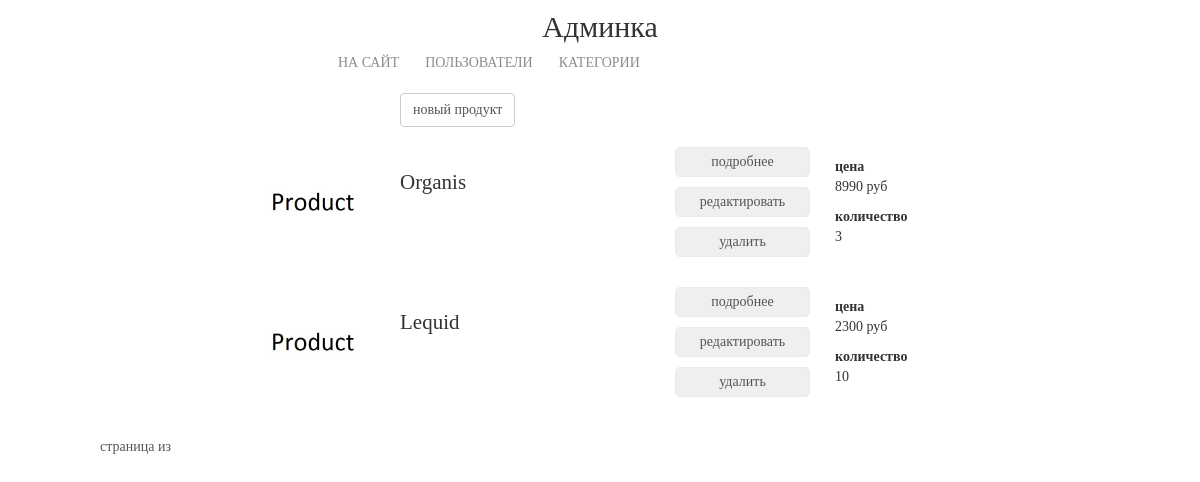
Page /my/admin/category/4/products_list/4/ (signed in) on the earlier database version.
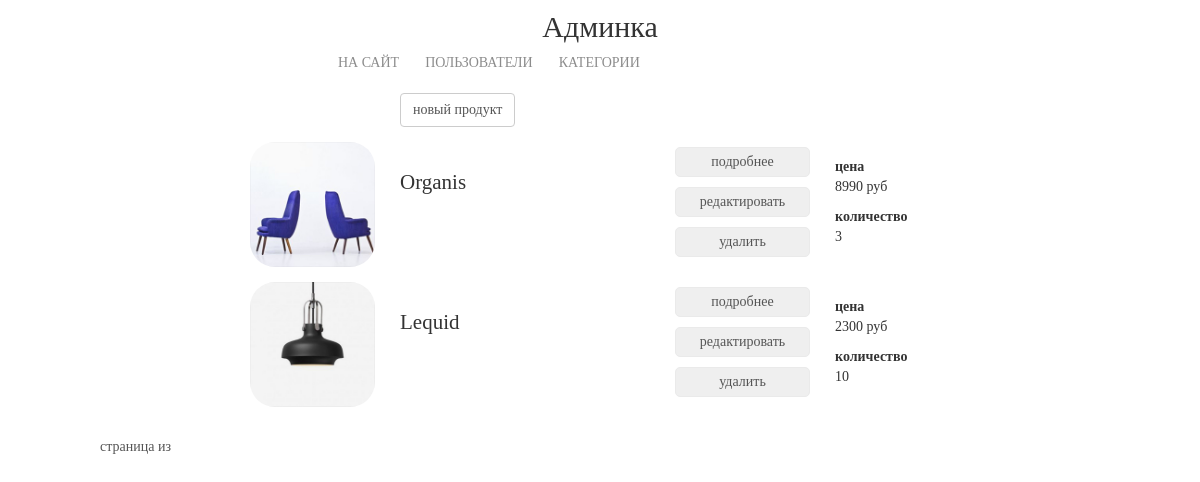
Same page on the later database version.
### mainapp/models.py (models this page shows, shortened)
class Product(models.Model):
    category = models.ForeignKey(ProductCategory, on_delete=models.PROTECT, verbose_name='Категория')
    name = models.CharField('Название', max_length=128)
    short_description = models.CharField('Краткое описание', max_length=128, blank=True)
    description = models.TextField('Описание', blank=True)
    quantity = models.PositiveIntegerField('Количество', default=0)
    price = models.DecimalField('Цена', max_digits=10, decimal_places=0, default=0)
    image = models.ImageField(upload_to='products_images', blank=True)
    is_active = models.BooleanField(default=True)
    created_at = models.DateTimeField('Дата создания', auto_now_add=True)
    updated_at = models.DateTimeField('Дата обновления', auto_now=True)

### adminapp/views.py (the view)
# urls.py: re_path(r'^category/(?P<pk>\d+)/products_list/$', adminapp.CategoryProductsListView.as_view(),
class CategoryProductsListView(SuperUserOnlyMixin, PageTitleMixin, ListView):
    model = Product
    paginate_by = 2

### adminapp/views.py (called while the page is built)
    @method_decorator(user_passes_test(lambda x: x.is_superuser))
    def dispatch(self, request, *args, **kwargs):
        return super().dispatch(request, *args, **kwargs)

    def get_context_data(self, **kwargs):
        context = super().get_context_data(**kwargs)
        context['title'] = self.page_title
        return context

### mainapp/templatetags/my_filters.py (called while the page is built)
@register.filter(name='media_folder_products')
def media_folder_products(string):
    if not string:
        string = 'products_images/default.jpg'
    return f'{settings.MEDIA_URL}{string}'

### adminapp/templates/mainapp/product_list.html (shortened to what this page needs)
{% extends 'adminapp/base.html' %}
{% load static %}
{% load my_filters %}
{% block container %}
    <div class="products_list">
        <a class="new_product btn btn-default"
           href="{% url 'my_admin:product_create' %}">новый продукт</a>
        {% for object in object_list %}
            <div class="product_record {% if not object.is_active %}not_active{% endif %}">
                <img src="{{ object.image|media_folder_products }}" alt="{{ object.name }}">
                <div class="product_name">
                    {{ object.name|title }}
                </div>
                <div class="product_actions">
                    <button>
                        <a href="{% url 'my_admin:product_read' object.pk %}">подробнее</a>
                    </button>
                    <button>
                        <a href="{% url 'my_admin:product_update' object.pk %}">редактировать</a>
                    </button>
                    <button>
                        <a href="{% url 'my_admin:product_delete' object.pk %}">удалить</a>
                    </button>
                </div>
                <div class="summary">
                    <b>цена</b>
                    <p>{{ object.price }} руб</p>
                    <b>количество</b>
                    <p>{{ object.quantity }}</p>
                </div>
            </div>
        {% endfor %}
    </div>
    <div class="paginator">
            <span class="current">страница {{ object_list.number }} из {{ object_list.paginator.num_pages }}</span>
        </div>
{% endblock %}

Differences in the rows shown:
changed Product "Organis": image|media_folder_products: picture added in place of a placeholder
changed Product "Lequid": image|media_folder_products: picture added in place of a placeholder
